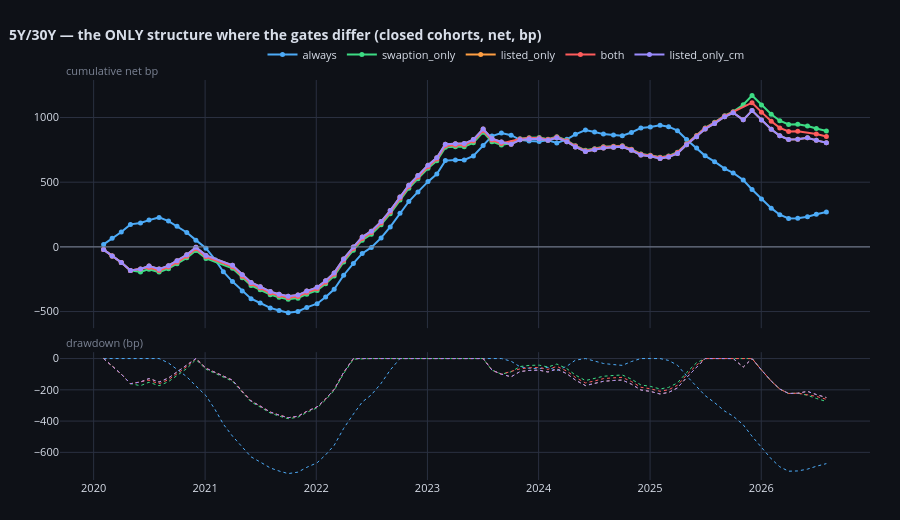

Write notebook code for a chart like this one.
### Code cell
_binding = {}
for _m in ALL_MODES:
    _b = BOOKS[(BOOKS["structure"] == "5Y/30Y") & (BOOKS["gate_mode"] == _m)
               & BOOKS["gate_closed"].to_numpy(bool)].copy()
    _b["exit"] = pd.to_datetime(_b["exit"])
    _binding[_m] = _b.sort_values("exit")
compare_curves(_binding,
               title="5Y/30Y — the ONLY structure where the gates differ (closed cohorts, net, bp)",
               time_col="exit", pnl_col="net_bp", unit="bp", side_col="gate_direction")
